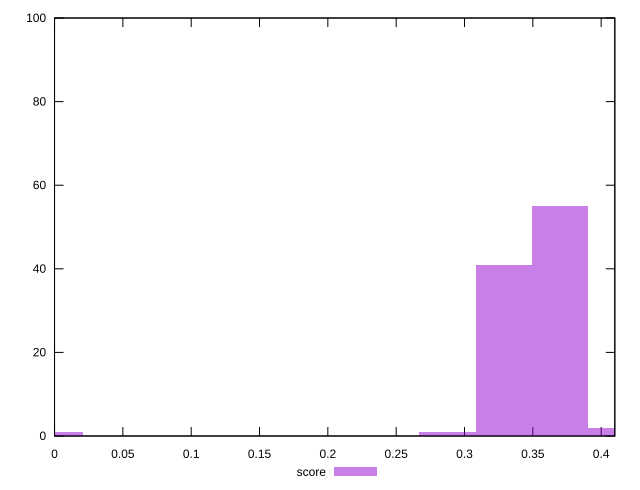

The gnuplot source for this figure:
reset

$score <<EOF
0 1
0.3286978309963483 41
0.36978505987089183 55
0.41087228874543535 2
0.2876106021218048 1
EOF

set key outside below
set boxwidth 0.04108722887454354
set xrange [0:0.41]
set yrange [0:100]
set trange [0:100]
set style fill transparent solid 0.5 noborder
set terminal svg size 640, 490 enhanced background rgb 'white'
set output "report_00009_2021-02-08T22-37-41.559Z/unused-javascript/samples/pages+cached/score/histogram.svg"

plot $score title "score" with boxes

reset
